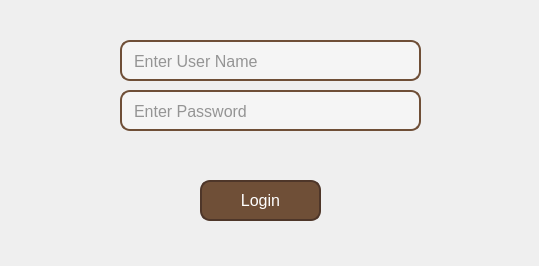
<?xml version="1.0" encoding="UTF-8"?>
<ui version="4.0">
 <class>Form</class>
 <widget class="QWidget" name="Form">
  <property name="geometry">
   <rect>
    <x>0</x>
    <y>0</y>
    <width>539</width>
    <height>266</height>
   </rect>
  </property>
  <property name="font">
   <font>
    <family>Segoe UI</family>
    <pointsize>21</pointsize>
   </font>
  </property>
  <property name="windowTitle">
   <string>Form</string>
  </property>
  <widget class="QPushButton" name="pushButton">
   <property name="geometry">
    <rect>
     <x>200</x>
     <y>180</y>
     <width>121</width>
     <height>41</height>
    </rect>
   </property>
   <property name="styleSheet">
    <string notr="true">QPushButton {
    background-color: #6F4F37; /* кофейный цвет */
    color: white;
    border: 2px solid #4E3629;
    border-radius: 10px;
    font-size: 16px;
    padding: 10px;
}

QPushButton:hover {
    background-color: #7F5B3C; /* немного более светлый оттенок для hover */
}</string>
   </property>
   <property name="text">
    <string>Login</string>
   </property>
  </widget>
  <widget class="QLineEdit" name="lineEdit">
   <property name="geometry">
    <rect>
     <x>120</x>
     <y>40</y>
     <width>301</width>
     <height>41</height>
    </rect>
   </property>
   <property name="styleSheet">
    <string notr="true">QLineEdit {
    background-color: #f5f5f5; /* Светлый фон */
    border: 2px solid #6F4F37; /* Кофейная граница */
    border-radius: 10px; /* Скругленные углы */
    padding: 10px;
    font-size: 16px;
    color: #333; /* Темный цвет текста */
}
QLineEdit:focus {
    border: 2px solid #7F5B3C; /* Изменение границы при фокусе */
}QLineEdit {
    background-color: #f5f5f5; /* Светлый фон */
    border: 2px solid #6F4F37; /* Кофейная граница */
    border-radius: 10px; /* Скругленные углы */
    padding: 10px;
    font-size: 16px;
    color: #333; /* Темный цвет текста */
}
QLineEdit:focus {
    border: 2px solid #7F5B3C; /* Изменение границы при фокусе */
}</string>
   </property>
   <property name="placeholderText">
    <string>Enter User Name</string>
   </property>
  </widget>
  <widget class="QLineEdit" name="lineEdit_2">
   <property name="geometry">
    <rect>
     <x>120</x>
     <y>90</y>
     <width>301</width>
     <height>41</height>
    </rect>
   </property>
   <property name="styleSheet">
    <string notr="true">QLineEdit {
    background-color: #f5f5f5; /* Светлый фон */
    border: 2px solid #6F4F37; /* Кофейная граница */
    border-radius: 10px; /* Скругленные углы */
    padding: 10px;
    font-size: 16px;
    color: #333; /* Темный цвет текста */
}
QLineEdit:focus {
    border: 2px solid #7F5B3C; /* Изменение границы при фокусе */
}</string>
   </property>
   <property name="echoMode">
    <enum>QLineEdit::Password</enum>
   </property>
   <property name="placeholderText">
    <string>Enter Password</string>
   </property>
  </widget>
  <widget class="QLabel" name="label">
   <property name="enabled">
    <bool>true</bool>
   </property>
   <property name="geometry">
    <rect>
     <x>80</x>
     <y>140</y>
     <width>361</width>
     <height>31</height>
    </rect>
   </property>
   <property name="font">
    <font>
     <family>Segoe UI</family>
     <pointsize>12</pointsize>
    </font>
   </property>
   <property name="text">
    <string/>
   </property>
  </widget>
 </widget>
 <resources/>
 <connections/>
</ui>
